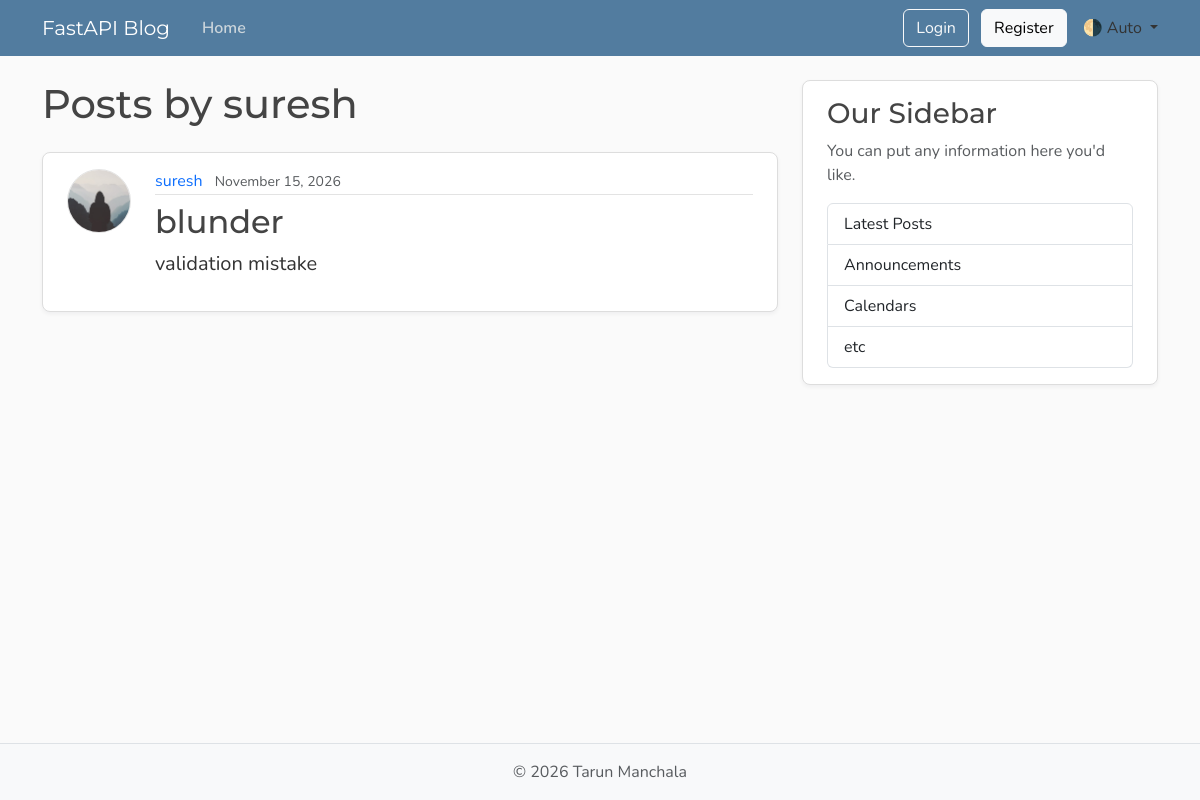
The page /users/2/posts on the database as committed earlier.
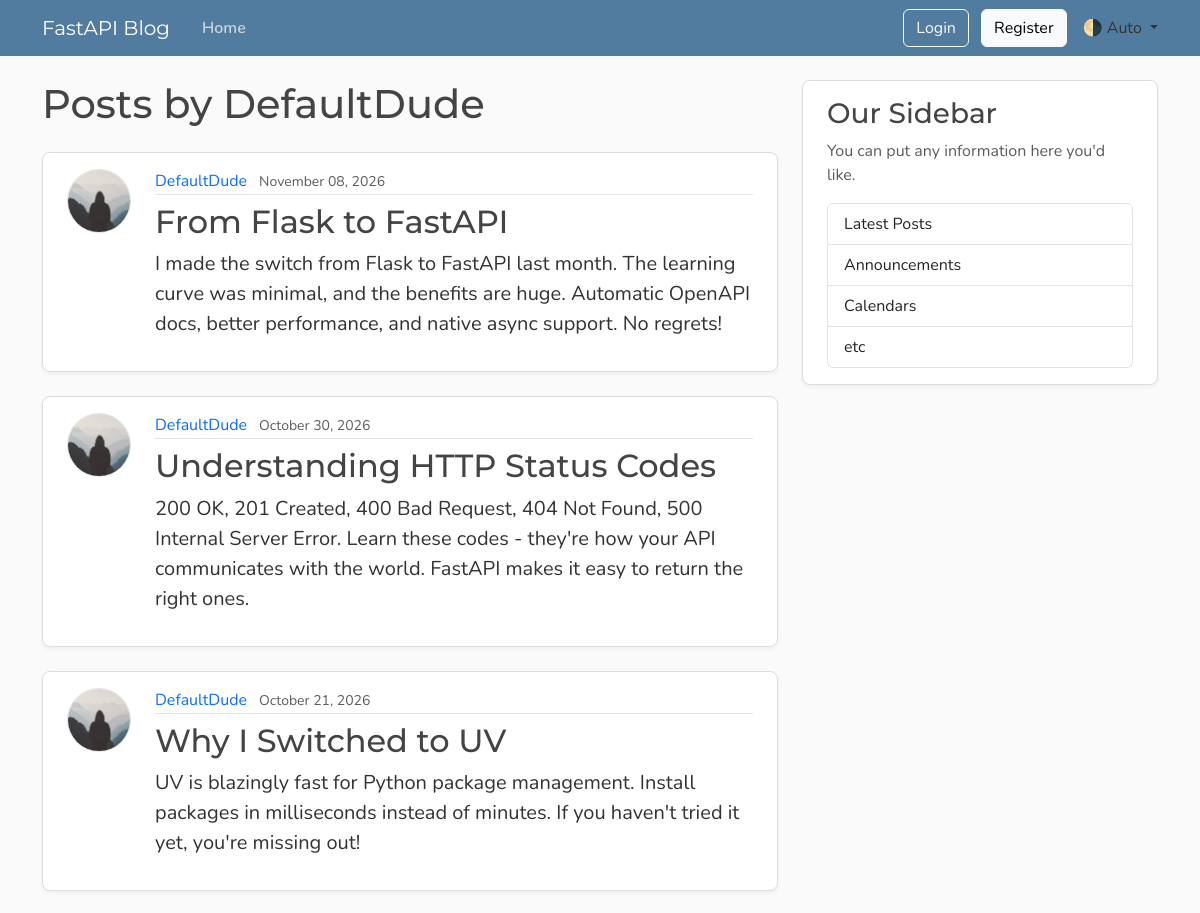
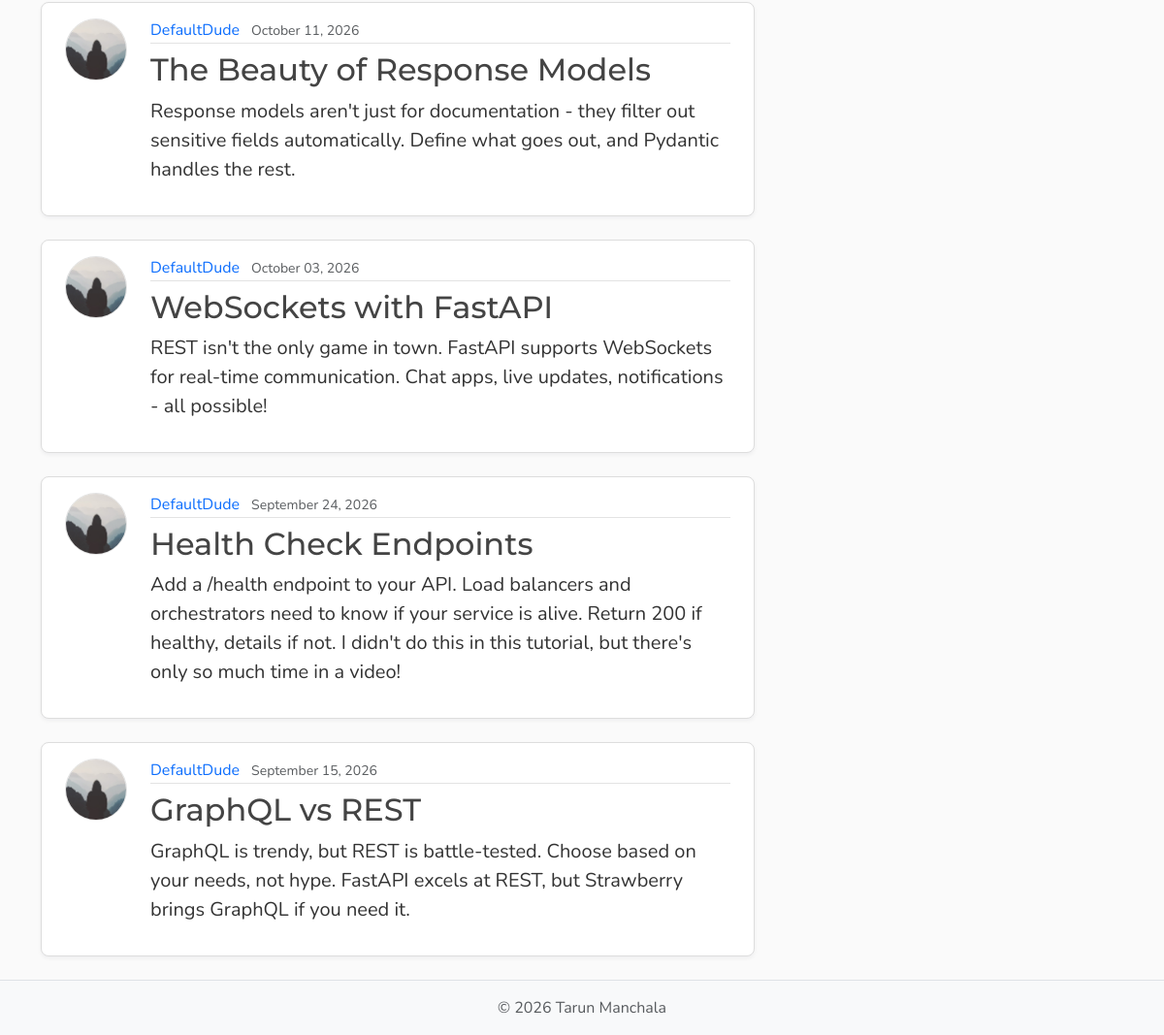
The same page on the database as committed later (2 pictures, top to bottom).
### models.py (models this page shows, shortened)
class User(Base):
    __tablename__ = "users"
    id: Mapped[int] = mapped_column(Integer, primary_key=True, index=True)
    username: Mapped[str] = mapped_column(String(50), unique=True, nullable=False)
    email: Mapped[str] = mapped_column(String(120), unique=True, nullable=False)
    password_hash : Mapped[str] = mapped_column(String(120), unique=True, nullable=False)
    image_file: Mapped[str | None] = mapped_column(
        String(200),
        nullable=True,
        default=None,
    )
    posts: Mapped[list[Post]] = relationship(back_populates="author", cascade="all, delete-orphan")

class Post(Base):
    __tablename__ = "posts"
    id: Mapped[int] = mapped_column(Integer, primary_key=True, index=True)
    title: Mapped[str] = mapped_column(String(100), nullable=False)
    content: Mapped[str] = mapped_column(Text, nullable=False)
    user_id: Mapped[int] = mapped_column(
        ForeignKey("users.id"),
        nullable=False,
        index=True,
    )
    date_posted: Mapped[datetime] = mapped_column(
        DateTime(timezone=True),
        default=lambda: datetime.now(UTC),
    )
    author: Mapped[User] = relationship(back_populates="posts")

### main.py (the view)
@app.get("/users/{user_id}/posts", include_in_schema=False, name="user_posts")
async def user_posts_page(
    request: Request,
    user_id: int,
    db: Annotated[AsyncSession, Depends(get_db)],
):
    result = await db.execute(select(models.User).where(models.User.id == user_id))
    user = result.scalars().first()
    if not user:
        raise HTTPException(
            status_code=status.HTTP_404_NOT_FOUND,
            detail="User not found",
        )
    count_result = await db.execute(
        select(func.count())
        .select_from(models.Post)
        .where(models.Post.user_id == user_id),
    )
    total = count_result.scalar() or 0
    result = await db.execute(
        select(models.Post)
        .options(selectinload(models.Post.author))
        .where(models.Post.user_id == user_id)
        .order_by(models.Post.date_posted.desc())
        .limit(settings.posts_per_page),
    )
    posts = result.scalars().all()
    has_more = len(posts) < total
    return templates.TemplateResponse(
        request,
        "user_posts.html",
        {
            "posts": posts,
            "user": user,
            "title": f"{user.username}'s Posts",
            "limit": settings.posts_per_page,
            "has_more": has_more,
        },
    )

### templates/user_posts.html (shortened to what this page needs)
{% extends "layout.html" %}
{% block content %}
  <h1 class="mb-4">Posts by {{ user.username }}</h1>
  <div id="postsContainer">
    {% for post in posts %}
      <article class="content-section py-3 px-4 mb-4">
        <div class="d-flex align-items-start gap-4">
          <img class="rounded-circle article-img flex-shrink-0"
               src="{{ post.author.image_path }}"
               alt="{{ post.author.username }}'s profile picture"
               width="64"
               height="64"
               loading="lazy">
          <div class="flex-grow-1">
            <div class="article-metadata mb-2">
              <a class="me-2"
                 href="{{ url_for('user_posts', user_id=post.author.id) }}">{{ post.author.username }}</a>
              <small class="text-body-secondary">{{ post.date_posted.strftime("%B %d, %Y") }}</small>
            </div>
            <h2>
              <a class="article-title"
                 href="{{ url_for('post_page', post_id=post.id) }}">{{ post.title }}</a>
            </h2>
            <p class="article-content">{{ post.content }}</p>
          </div>
        </div>
      </article>
    {% else %}
      <p class="text-body-secondary">No posts by this user yet.</p>
    {% endfor %}
  </div>
{% endblock content %}

### templates/layout.html (shortened to what this page needs)
<!DOCTYPE html>
<html lang="en">
  <head>
    <link href="https://cdn.jsdelivr.net/npm/bootstrap@5.3.8/dist/css/bootstrap.min.css"
          rel="stylesheet"
>
    <link rel="stylesheet"
          type="text/css"
          href="{{ url_for('static', path='css/main.css') }}">
  </head>
  <body class="d-flex flex-column min-vh-100">
    <header class="site-header">
      <nav class="navbar navbar-expand-md bg-steel fixed-top"
           data-bs-theme="dark">
        <div class="container">
          <a class="navbar-brand me-4" href="{{ url_for('home') }}">FastAPI Blog</a>
          <div class="collapse navbar-collapse" id="navbarToggle">
            <div class="navbar-nav me-auto">
              <a class="nav-link active"
                 aria-current="page"
                 href="{{ url_for('home') }}">Home</a>
            </div>
<div id="loggedOutNav">
<a class="btn btn-outline-light mb-2 mb-md-0 me-md-2"
    href="{{ url_for('login_page') }}">Login</a>
<a class="btn btn-light mb-2 mb-md-0 me-md-3"
    href="{{ url_for('register_page') }}">Register</a>
</div>
              <div class="nav-item dropdown">
                <a class="nav-link dropdown-toggle"
                   href="#"
                   role="button"
                   id="bd-theme"
                   data-bs-toggle="dropdown"
                   aria-expanded="false">
                  <span id="bd-theme-text">🌗 Auto</span>
                </a>
              </div>
            </div>
          </div>
      </nav>
    </header>
    <main role="main" class="container">
      <div class="row">
        <div class="col-md-8">
          {% block content %}
          {% endblock content %}
        </div>
        <aside class="col-md-4">
          <div class="content-section py-3 px-4 mb-4">
            <h3>Our Sidebar</h3>
            <p class="text-body-secondary">You can put any information here you'd like.</p>
            <ul class="list-group">
              <li class="list-group-item">Latest Posts</li>
              <li class="list-group-item">Announcements</li>
              <li class="list-group-item">Calendars</li>
              <li class="list-group-item">etc</li>
            </ul>
          </div>
        </aside>
      </div>
    </main>
    <footer class="mt-auto py-3 bg-body-tertiary border-top">
      <div class="container text-center">
        <p class="text-body-secondary mb-0">
          © <span id="year"></span> Tarun Manchala
        </p>
      </div>
    </footer>
  </body>
</html>

### static/css/main.css (style rules this page uses)
:root { --font-heading: "Montserrat", system-ui, -apple-system, BlinkMacSystemFont, sans-serif; --font-body: "Nunito", system-ui, -apple-system, BlinkMacSystemFont, sans-serif; --color-bg-body: #fafafa; --color-bg-content: #ffffff; --color-text-primary: #333333; --color-text-heading: #444444; --color-steel: #527c9f; --color-nav-link: #cbd5db; --color-nav-link-hover: #ffffff; --color-link-hover: #428bca; --color-border: #dddddd; --color-border-light: #e3e3e3; --spacing-xl: 5rem; --article-img-size: 4rem; --account-img-size: 7.813rem; }
body { font-family: var(--font-body); background: var(--color-bg-body); color: var(--color-text-primary); }
main { padding-top: var(--spacing-xl); }
h1, h2, h3, h4, h5, h6 { font-family: var(--font-heading); color: var(--color-text-heading); }
.navbar-brand { font-family: var(--font-heading); }
a { text-decoration: none; }
.bg-steel { background-color: var(--color-steel); }
.site-header .navbar-nav .nav-link { color: var(--color-nav-link); transition: color 0.2s ease-in-out; }
.site-header .navbar-nav .nav-link.active { font-weight: 600; }
.content-section { background: var(--color-bg-content); border: 1px solid var(--color-border); border-radius: 0.5rem; box-shadow: 0 2px 4px rgba(15, 23, 42, 0.05); transition: box-shadow 0.15s ease, transform 0.15s ease, border-color 0.15s ease; }
.article-title { color: var(--color-text-heading); transition: color 0.2s ease-in-out; }
.article-content { white-space: pre-line; font-size: 1.25rem; }
.article-img { height: var(--article-img-size); width: var(--article-img-size); flex-shrink: 0; object-fit: cover; border: 1px solid var(--color-border-light); box-shadow: 0 0 0 2px var(--color-bg-content); }
.article-metadata { padding-bottom: 0.063rem; border-bottom: 1px solid var(--color-border-light); }
.article-metadata a { transition: color 0.2s ease-in-out; }
[data-bs-theme="dark"] { --color-bg-body: #1a1a1a; --color-bg-content: #2d2d2d; --color-text-primary: #e0e0e0; --color-text-heading: #f0f0f0; --color-border: #404040; --color-border-light: #4a4a4a; }

Rows that differ between the two databases and show on the page:
no longer on this page (row edited): Post: author.username "suresh", date_posted "November 15, 2026", title "blunder", content "validation mistake"
changed User: username "suresh" → "DefaultDude"
added Post: author.username "DefaultDude", date_posted "November 08, 2026", title "From Flask to FastAPI", content "I made the switch from Flask to FastAPI last month. The learning curve was minimal, and the benefits are huge. Automatic OpenAPI docs, better performance, and native async support. No regrets!"
added Post: author.username "DefaultDude", date_posted "October 30, 2026", title "Understanding HTTP Status Codes", content "200 OK, 201 Created, 400 Bad Request, 404 Not Found, 500 Internal Server Error. Learn these codes - they're how your API communicates with the world. FastAPI makes it easy to return the right ones."
added Post: author.username "DefaultDude", date_posted "October 21, 2026", title "Why I Switched to UV", content "UV is blazingly fast for Python package management. Install packages in milliseconds instead of minutes. If you haven't tried it yet, you're missing out!"
added Post: author.username "DefaultDude", date_posted "October 11, 2026", title "The Beauty of Response Models", content "Response models aren't just for documentation - they filter out sensitive fields automatically. Define what goes out, and Pydantic handles the rest."
added Post: author.username "DefaultDude", date_posted "October 03, 2026", title "WebSockets with FastAPI", content "REST isn't the only game in town. FastAPI supports WebSockets for real-time communication. Chat apps, live updates, notifications - all possible!"
added Post: author.username "DefaultDude", date_posted "September 24, 2026", title "Health Check Endpoints", content "Add a /health endpoint to your API. Load balancers and orchestrators need to know if your service is alive. Return 200 if healthy, details if not. I didn't do this in this tutorial, but there's only so much time in a video!"
now on this page (row edited): Post: author.username "DefaultDude", date_posted "September 15, 2026", title "GraphQL vs REST", content "GraphQL is trendy, but REST is battle-tested. Choose based on your needs, not hype. FastAPI excels at REST, but Strawberry brings GraphQL if you need it."
